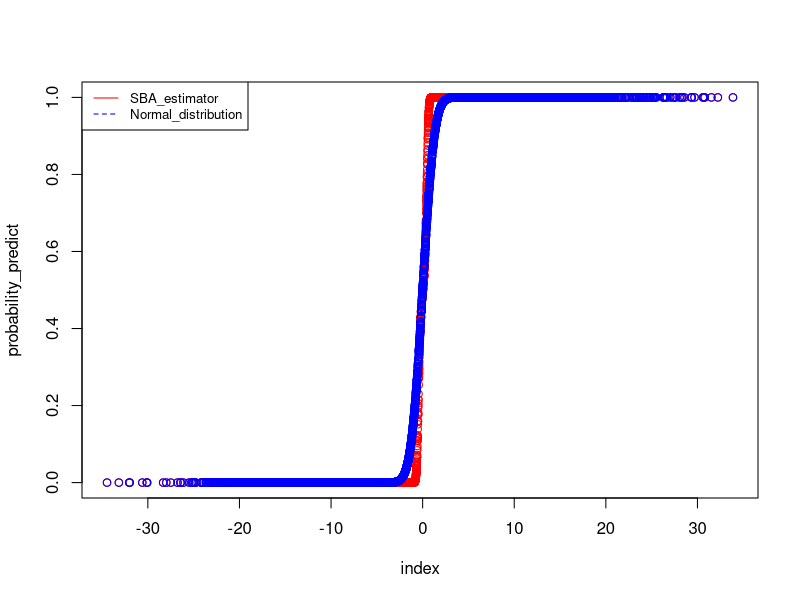

This chart was generated by the following R code:
# This Estimator comes from Job market paper of Xiaoying Lan
# Link https://drive.google.com/file/d/19ru2U36whsvIEbjGpWwG0CLtX5eS8Uyg/view?usp=sharing

# This function provides estimation for logistic regression via gradient method
Gradient_logistic_estimation <- function(X1, Y1, scaling = 100, gb = 1){
	beta_s <- matrix(0,nrow = dim(X1)[2], ncol = 1)
	for (jj in 1: (dim(X1)[1] / scaling)){
		X1_beta_s = pmin(X1 %*% beta_s, 700) # limit the number inserted in exp()
		beta_s <- beta_s - 1 / jj^gb / dim(X1)[1]* t(X1) %*%
		  ( exp(X1_beta_s) /(1+exp(X1_beta_s)) - Y1)
	}
	return(beta_s)
}

SBA_predict <- function(regsult, regor)
  # This function is used to predict probability of any feature using SBA_estimator
  # regsult is the SBA_estimator
  # regor is the matrix or vector of regressors
{
  pp = length(regsult[[1]][,1])
  qq = length(regsult[[2]])
  beta_pre = append(1, regsult[[1]][,1])
  index_predict = matrix(regor, ncol = pp+1) %*% matrix(beta_pre, nrow = pp +1)
  index_reg <- cbind(index_predict^0,index_predict^1) # get polynomial estimator
  for (ii in 2:(qq-1)){
    index_reg <- cbind(index_reg, index_predict^ii)
  }
  sba_pre <- pmin(index_reg %*% regsult[[2]],700)
  sba_pre <- exp(sba_pre) / (1 + exp(sba_pre))
  return(sba_pre)
}

# estimation and inference
SBA_estimator <- function(X, Y, beta_0 = NULL, q = 3, l = 100, ga = 0.9, iter_times = NULL, iter_times2 = 100, sieve_w = 10)
  # X is regressor
  # Y is binary outcome
  # beta_0 is the initial value of guess, default as 1
  # q is the number of polynomials
  # l is the learning rate gamma_1
  # ga is the learning rate gamma
  # iter_times is the iterate times of updating beta, default as the number of observation
  # itera_times2 is the iterate times of updating error function, default 200
  # sieve is the tuning parameter of magnitude of  polynomials
  # It returns the coefficients (first coefficient is eliminated and default as 1),  standard error and coeffcients of error distribution.
{ library(Matrix)
	library(expm)
	library(pracma)
  library(gsubfn)
# estimation  
  N <- dim(X)[1]
  p <- dim(X)[2]
  if (is.null(beta_0)){
		beta_0 <- rep(1, p)
		}
  if (is.null(iter_times)){
		iter_times <- N
    }
  beta_t <- beta_0 # beta_t is used for iteration
  dim(beta_t) <- c(p, 1)
  beta_ave <- matrix(0, nrow = p, ncol = 1)
  # estimation
  for (j in 1:iter_times){
  	X_trans <- X %*% beta_t
  	X_reg <- cbind(X_trans^0, X_trans^1) # get polynomial estimator
  	for (ii in 2:q){
  		X_reg <- cbind(X_reg, X_trans^ii)
  	}
#  	Iterate_fun <- function(q_search, ind_var, de_var) sum(log(1 + exp(ind_var %*% as.matrix(q_search)))) - t(de_var) %*% ind_var %*% as.matrix(q_search)
#  	Iterate_result <- fminsearch(Iterate_fun, c(1:(q+1)), ind_var = X_reg, de_var = Y)
  	coeff_q <- Gradient_logistic_estimation(X_reg, Y, scaling = iter_times2)  # get coefficient of error distribution
  	g_trans <- X_reg %*% coeff_q
  	g_trans <- pmin(g_trans, 700) # limit the number inserted in exp()
  	g_hat <- exp(g_trans)/(1+exp(g_trans))
  	beta_t <- beta_t - l / j^ga  * solve(t(X) %*% X) %*% t(X) %*% (g_hat - Y) #  BGD
  	beta_t1 <- beta_t
  	beta_ave <- ((j - 1) * beta_ave  + beta_t1) /j
  }
# inference: calculate standard error
  X_trans <- X %*% beta_ave /sieve_w
  X_reg <- cbind(X_trans^0, X_trans^1)
  for (ii in 2:q){
    X_reg <- cbind(X_reg, X_trans^ii)
  }
  # Iterate_fun <- function(q_search) 
    # sum(log(1 + exp( pmin(t(X_reg) * q_search, 700)  ))) - sum(t(Y) %*% X_reg * q_search)
  # Iterate_result <- fminsearch(Iterate_fun, rep(1, q+1) ) 
  # coeff_q <- Iterate_result$xmin
  # dim(coeff_q) <- c(q+1,1)
  coeff_q <- Gradient_logistic_estimation(X_reg, Y, scaling = iter_times2)
  g_trans <- X_reg %*% coeff_q
  g_trans <- pmin(g_trans, 700) # limit the number inserted in exp()
  g_hat <- exp(g_trans)/(1+exp(g_trans)) # get g_hat
  
  coeff_prime_q = coeff_q[2]
  for (j in 3:(q+1)){
    coeff_prime_q <- cbind(coeff_prime_q, (j-1) * coeff_q[j])
  }
  dim(coeff_prime_q) <- c(q,1)
  g_prime_trans <- X_reg[,1:q] %*% coeff_prime_q / sieve_w
  g_prime_hat <- exp(g_trans)/(1+exp(g_trans))^2 * g_prime_trans # get g_prime_hat
  
  sigma_11 <- matrix(0, nrow = p , ncol = p )
  sigma_22 <- matrix(0, nrow = p , ncol = p )
  sigma_33 <- matrix(0, nrow = p , ncol = p )
  sigma_trans <- matrix(0 , nrow = q+1 ,ncol =p )
  
  for (j in 1:N){
    sigma_11 <- sigma_11 + g_hat[j] * (1 - g_hat[j]) * 
      matrix(X[j,], nrow = p) %*% matrix(X[j,], ncol = p)
  }
  sigma_11 <- sigma_11 / N 
  
  for (j in 1:N){
    sigma_trans <- sigma_trans + g_prime_hat[j] * 
      matrix(X_reg[j,], nrow = q+1) %*% matrix(X[j,], ncol = p)
  }
  simga_trans <- sigma_trans / N
  
  for (j in 1:N){
    sigma_22 <- sigma_22 + g_prime_hat[j] *
      matrix(X[j,], nrow = p) %*% matrix(X[j,], ncol = p) - 
      N * matrix(X[j,], nrow = p) %*% matrix(X_reg[j,], ncol = q+1) %*% 
      solve(t(X_reg) %*% X_reg) %*% sigma_trans
  }
  sigma_22 <- sigma_22 / N   
  
  for (j in 1:N){                  # this is sigma for test
    sigma_33 <- sigma_33 + g_prime_hat[j]  * 
      matrix(X[j,], nrow = p) %*% matrix(X[j,], ncol = p)
  }
  sigma_33 <- sigma_33 / N 
  
  
  sigma_sba <- t(solve(sigma_22[2:p,2:p])) %*% sigma_11[2:p,2:p] %*% solve(sigma_22[2:p,2:p])
  sigma_sba_test <- t(solve(sigma_33[2:p,2:p])) %*% sigma_11[2:p,2:p] %*% solve(sigma_33[2:p,2:p])
  st_sba <- (diag(sigma_sba))^0.5 / N^0.5
  st_sba_test <- (diag(sigma_sba_test))^0.5 / N^0.5
  
  # dim(st_sba) <- c(p-1, 1)
  beta_ave_oneless <- matrix(beta_ave[2:p], nrow = p-1) /beta_ave[1]
  pvalue_sba <- beta_ave_oneless / st_sba *beta_ave[1]
  report_list1 <- cbind(beta_ave_oneless, st_sba , st_sba_test )
  report_list2 <- coeff_q
  colnames(report_list1) <- c('coeff','st_error','test_st_error')
  colnames(report_list2) <- c('coeff_polynomial')
  report_list <- list(report_list1, report_list2)
# plot
  plot(X_trans/ beta_ave[1] * sieve_w, g_hat, col="red", xlab="index", ylab="probability_predict")
  points(X_trans/ beta_ave[1] * sieve_w, pnorm(X_trans/ beta_ave[1] * sieve_w), col = "blue")
  legend("topleft", legend=c("SBA_estimator", "Normal_distribution"),
         col=c("red", "blue"), lty=1:2, cex=0.8)
  
  return(report_list) #standardize the first coefficient into 1
  # return(coeff_q)
}

# simulation
# generate binary choice model (normal distribution)
R <- diag(8)
mu <- rep(0, dim(R)[1])
n <- 5000
tt <- rnorm(n)
dim(tt) <- c(n,1)
xx <- mvtnorm::rmvnorm(n, mean = mu, sigma = R)
yy <- (xx %*% matrix(c(1,2,4,5,-1,-2,-4,-5),nrow=8) + tt) >0
# get parameter value, standard error 
binary_sba <- SBA_estimator(xx,yy,iter_times = 1000, iter_times2 = 100 )
SBA_predict(binary_sba, xx[4980:5000,])
